Frame 1 (no input): blank canvas, image omitted
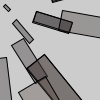
Frame 60 (the mouse pressed at the canvas centre just before this capture)
Frame 120 (the mouse held since frame 60 and released just before this capture): identical to frame 60, image omitted

The Processing sketch that drew this single still picture (run headless with seeded random() and noise(); from frame 60 on, the mouse is pressed at the canvas centre):

// Processing sketch: processing_4340
// ── processing_4340.pde

int h,b,x,q=599;void setup(){colorMode(HSB,q,99,99,9);smooth();}void draw(){h%=q;h++;b%=99;b++;x%=q;x+=random(9);rotate(x);fill(h,b,b,3);rect(x,h-b,x,b);}
